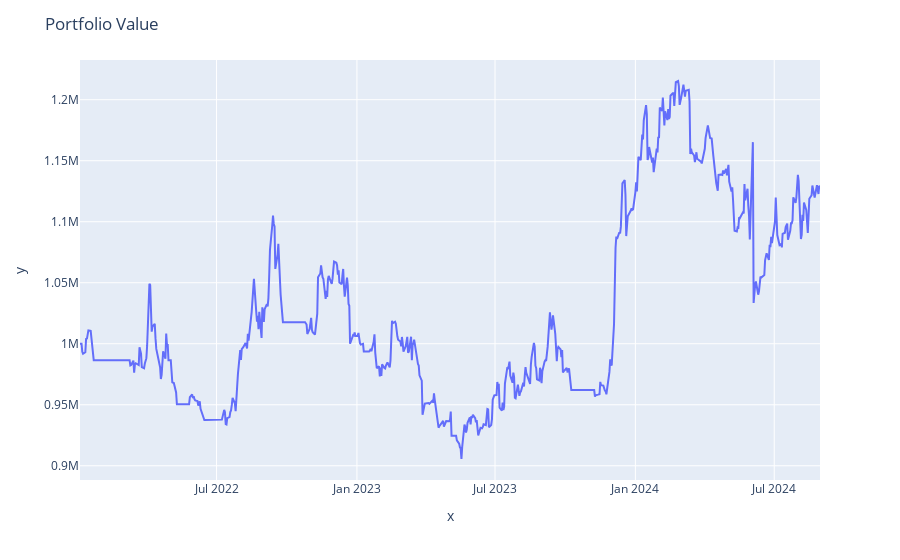

Here is the notebook cell this chart was saved with:
### Code cell
fig=px.line(x=adani_df["Date"],y=total_daily["Portfolio Value"])
fig.update_layout(title="Portfolio Value")
fig.show()

### Figure 1 — Plotly figure (JSON) as saved in the notebook; plotly's stock layout.template omitted (floating-point values rounded to 4 significant figures; data arrays with more than 128 entries replaced by an {"elided": "..."} marker saying what was removed)
{"data": [{"hovertemplate": "x=%{x}<br>y=%{y}<extra></extra>", "legendgroup": "", "line": {"color": "#636efa", "dash": "solid"}, "marker": {"symbol": "circle"}, "mode": "lines", "name": "", "orientation": "v", "showlegend": false, "type": "scatter", "x": {"elided": "656 str values"}, "xaxis": "x", "y": {"elided": "656 float values"}, "yaxis": "y"}], "layout": {"autosize": true, "legend": {"tracegroupgap": 0}, "margin": {"t": 60}, "title": {"text": "Portfolio Value"}, "xaxis": {"anchor": "y", "autorange": true, "domain": [0, 1], "range": ["2022-01-03", "2024-08-30"], "title": {"text": "x"}, "type": "date"}, "yaxis": {"anchor": "x", "autorange": true, "domain": [0, 1], "range": [888300.0, 1233000.0], "title": {"text": "y"}, "type": "linear"}}}
